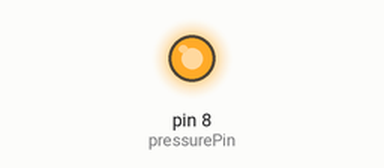
Recording of a sketch running on a simulated Arduino Uno, built with avr-gcc and run on an emulated ATmega328P. Parts: output pins drawn as LEDs (lit = HIGH).

Above: at 0.1 s.
Timing chart, 0 to 1.6 s (numbered marks = the images above):
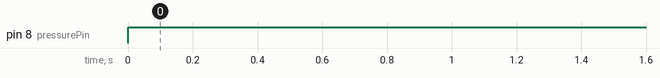

Measured:
- by itself, pin 8 (pressurePin): LOW → HIGH at 0.00 s

The sketch:

ttt.ino
```cpp
//// DEFINE Pressure Pin

const int pressurePin = 8;

void setup() {
  // put your setup code here, to run once:
    //// PRESSURE SETUP ////

  pinMode(pressurePin, OUTPUT);
}

void loop() {
  // put your main code here, to run repeatedly:
  pressureWrite(255);
//

}
void pressureWrite(int value) {
  analogWrite(pressurePin,value);
}
```
